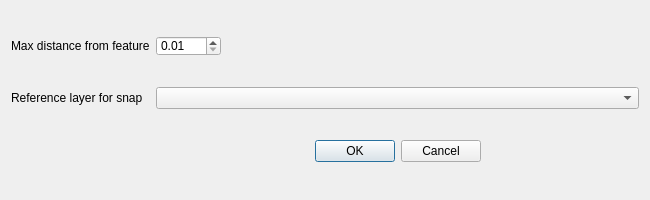
<?xml version="1.0" encoding="UTF-8"?>
<ui version="4.0">
 <author>Borys Jurgiel</author>
 <class>ConfigureSnapPointDialogBase</class>
 <widget class="QDialog" name="ConfigureSnapPointDialogBase">
  <property name="windowModality">
   <enum>Qt::ApplicationModal</enum>
  </property>
  <property name="geometry">
   <rect>
    <x>0</x>
    <y>0</y>
    <width>650</width>
    <height>200</height>
   </rect>
  </property>
  <property name="sizePolicy">
   <sizepolicy hsizetype="Fixed" vsizetype="Fixed">
    <horstretch>0</horstretch>
    <verstretch>0</verstretch>
   </sizepolicy>
  </property>
  <property name="minimumSize">
   <size>
    <width>650</width>
    <height>200</height>
   </size>
  </property>
  <property name="maximumSize">
   <size>
    <width>650</width>
    <height>200</height>
   </size>
  </property>
  <property name="contextMenuPolicy">
   <enum>Qt::DefaultContextMenu</enum>
  </property>
  <property name="windowTitle">
   <string>Configure Snap Point</string>
  </property>
  <property name="toolTip">
   <string>By default the suggested settings are: 
Iterations=1
Offset=0.3
MinimumDistance=-1
MaxAngle=180</string>
  </property>
  <property name="whatsThis">
   <string/>
  </property>
  <layout class="QGridLayout" name="gridLayout">
   <property name="sizeConstraint">
    <enum>QLayout::SetMaximumSize</enum>
   </property>
   <item row="0" column="0">
    <widget class="QLabel" name="label_3">
     <property name="text">
      <string>Max distance from feature</string>
     </property>
    </widget>
   </item>
   <item row="1" column="0">
    <widget class="QLabel" name="label_5">
     <property name="text">
      <string>Reference layer for snap</string>
     </property>
    </widget>
   </item>
   <item row="1" column="1">
    <widget class="QgsMapLayerComboBox" name="polygon_mMapLayerComboBox"/>
   </item>
   <item row="0" column="1">
    <widget class="QDoubleSpinBox" name="distance_doubleSpinBox">
     <property name="minimumSize">
      <size>
       <width>65</width>
       <height>20</height>
      </size>
     </property>
     <property name="maximumSize">
      <size>
       <width>65</width>
       <height>20</height>
      </size>
     </property>
     <property name="minimum">
      <double>0.010000000000000</double>
     </property>
     <property name="singleStep">
      <double>0.100000000000000</double>
     </property>
    </widget>
   </item>
   <item row="2" column="1">
    <widget class="QDialogButtonBox" name="buttonBox">
     <property name="focusPolicy">
      <enum>Qt::NoFocus</enum>
     </property>
     <property name="standardButtons">
      <set>QDialogButtonBox::Cancel|QDialogButtonBox::Ok</set>
     </property>
     <property name="centerButtons">
      <bool>true</bool>
     </property>
    </widget>
   </item>
  </layout>
 </widget>
 <customwidgets>
  <customwidget>
   <class>QgsMapLayerComboBox</class>
   <extends>QComboBox</extends>
   <header>qgsmaplayercombobox.h</header>
  </customwidget>
 </customwidgets>
 <resources/>
 <connections>
  <connection>
   <sender>buttonBox</sender>
   <signal>accepted()</signal>
   <receiver>ConfigureSnapPointDialogBase</receiver>
   <slot>accept()</slot>
   <hints>
    <hint type="sourcelabel">
     <x>117</x>
     <y>192</y>
    </hint>
    <hint type="destinationlabel">
     <x>42</x>
     <y>91</y>
    </hint>
   </hints>
  </connection>
  <connection>
   <sender>buttonBox</sender>
   <signal>rejected()</signal>
   <receiver>ConfigureSnapPointDialogBase</receiver>
   <slot>reject()</slot>
   <hints>
    <hint type="sourcelabel">
     <x>253</x>
     <y>192</y>
    </hint>
    <hint type="destinationlabel">
     <x>208</x>
     <y>20</y>
    </hint>
   </hints>
  </connection>
 </connections>
</ui>
